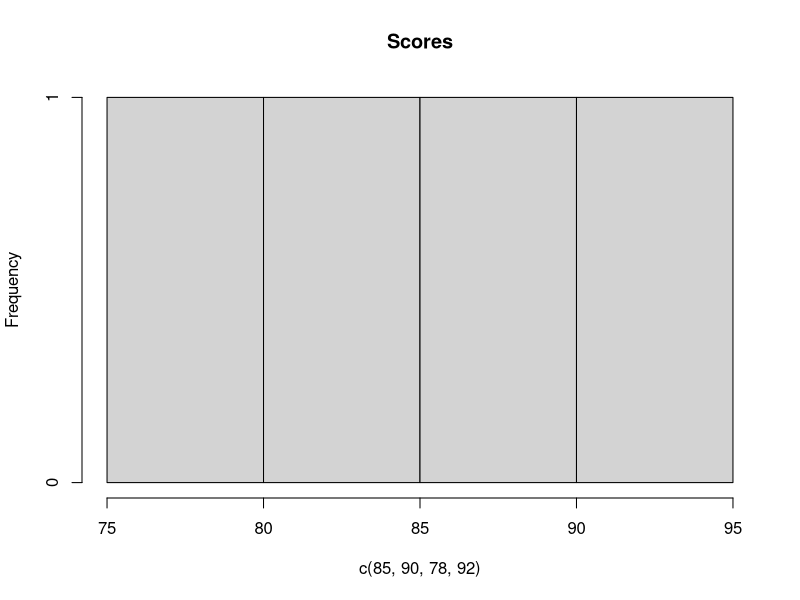

The R script that drew this image:
## ---- chunk 1
scores <- c(85, 90, 78, 92)
cat("Average:", mean(scores), "\n")
## ---- chunk 2
#| toggle: true
scores <- c(85, 90, 78, 92)
cat("Min:", min(scores), "Max:", max(scores), "\n")
## ---- chunk 3
#| toggle: true
hist(c(85, 90, 78, 92), main = "Scores")
